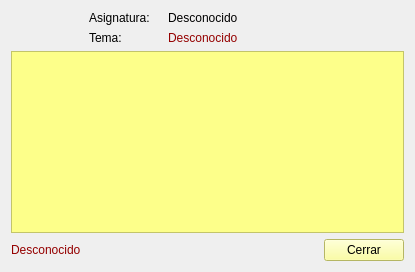
<?xml version="1.0" encoding="UTF-8"?>
<ui version="4.0">
 <class>ResultadosForm</class>
 <widget class="QWidget" name="ResultadosForm">
  <property name="geometry">
   <rect>
    <x>0</x>
    <y>0</y>
    <width>415</width>
    <height>272</height>
   </rect>
  </property>
  <property name="windowTitle">
   <string>Form</string>
  </property>
  <layout class="QGridLayout" name="gridLayout">
   <item row="4" column="0" colspan="5">
    <widget class="QTableWidget" name="tblResultados">
     <property name="styleSheet">
      <string notr="true">background-color: rgb(253, 255, 138);</string>
     </property>
    </widget>
   </item>
   <item row="2" column="1">
    <widget class="QLabel" name="label_3">
     <property name="text">
      <string>Tema:</string>
     </property>
    </widget>
   </item>
   <item row="5" column="4">
    <widget class="QPushButton" name="btnCerrar">
     <property name="styleSheet">
      <string notr="true">background-color: rgb(253, 255, 138);
font: 700 9pt &quot;Segoe UI&quot;;
color: rgb(0, 0, 0);</string>
     </property>
     <property name="text">
      <string>Cerrar</string>
     </property>
    </widget>
   </item>
   <item row="0" column="2">
    <widget class="QLabel" name="lblAsignatura">
     <property name="text">
      <string>Desconocido</string>
     </property>
    </widget>
   </item>
   <item row="0" column="1">
    <widget class="QLabel" name="label">
     <property name="text">
      <string>Asignatura:</string>
     </property>
    </widget>
   </item>
   <item row="2" column="2">
    <widget class="QLabel" name="lblTema">
     <property name="styleSheet">
      <string notr="true">font: 700 9pt &quot;Segoe UI&quot;;
color: rgb(148, 0, 0);</string>
     </property>
     <property name="text">
      <string>Desconocido</string>
     </property>
    </widget>
   </item>
   <item row="5" column="0">
    <widget class="QLabel" name="lblScore">
     <property name="styleSheet">
      <string notr="true">font: 700 italic 9pt &quot;Segoe UI&quot;;
color: rgb(148, 0, 0);</string>
     </property>
     <property name="text">
      <string>Desconocido</string>
     </property>
    </widget>
   </item>
  </layout>
 </widget>
 <resources/>
 <connections/>
</ui>
